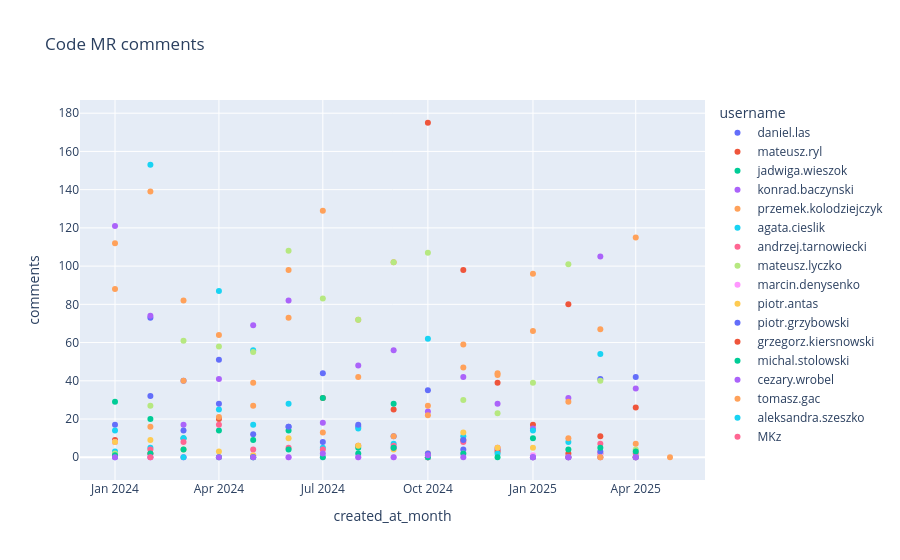

Notebook code for this chart:
### Code cell
px.scatter(mrs_comments_by_user.where(f.col('project_type')=='code').toPandas(),x='created_at_month',y='comments',color='username',title='Code MR comments',height=500)

### Figure 1 — Plotly figure (JSON) as saved in the notebook; plotly's stock layout.template omitted (floating-point values rounded to 4 significant figures)
{"data": [{"hovertemplate": "username=daniel.las<br>created_at_month=%{x}<br>comments=%{y}<extra></extra>", "legendgroup": "daniel.las", "marker": {"color": "#636efa", "symbol": "circle"}, "mode": "markers", "name": "daniel.las", "orientation": "v", "showlegend": true, "type": "scatter", "x": ["2025-04-01T00:00:00", "2024-03-01T00:00:00", "2025-01-01T00:00:00", "2024-10-01T00:00:00", "2024-01-01T00:00:00", "2024-05-01T00:00:00", "2025-02-01T00:00:00", "2024-06-01T00:00:00", "2024-02-01T00:00:00", "2024-11-01T00:00:00", "2024-09-01T00:00:00", "2024-08-01T00:00:00", "2024-07-01T00:00:00", "2025-03-01T00:00:00", "2024-12-01T00:00:00", "2024-04-01T00:00:00"], "xaxis": "x", "y": [42, 40, 0, 35, 0, 12, 0, 16, 73, 4, 11, 16, 44, 41, 4, 51], "yaxis": "y"}, {"hovertemplate": "username=mateusz.ryl<br>created_at_month=%{x}<br>comments=%{y}<extra></extra>", "legendgroup": "mateusz.ryl", "marker": {"color": "#EF553B", "symbol": "circle"}, "mode": "markers", "name": "mateusz.ryl", "orientation": "v", "showlegend": true, "type": "scatter", "x": ["2025-02-01T00:00:00", "2025-01-01T00:00:00", "2024-11-01T00:00:00", "2024-12-01T00:00:00", "2024-07-01T00:00:00", "2024-04-01T00:00:00", "2024-02-01T00:00:00", "2024-08-01T00:00:00", "2024-10-01T00:00:00", "2024-01-01T00:00:00", "2025-04-01T00:00:00", "2025-03-01T00:00:00", "2024-09-01T00:00:00"], "xaxis": "x", "y": [2, 17, 9, 3, 31, 20, 2, 6, 0, 9, 0, 2, 25], "yaxis": "y"}, {"hovertemplate": "username=jadwiga.wieszok<br>created_at_month=%{x}<br>comments=%{y}<extra></extra>", "legendgroup": "jadwiga.wieszok", "marker": {"color": "#00cc96", "symbol": "circle"}, "mode": "markers", "name": "jadwiga.wieszok", "orientation": "v", "showlegend": true, "type": "scatter", "x": ["2024-06-01T00:00:00", "2024-09-01T00:00:00", "2024-05-01T00:00:00", "2024-01-01T00:00:00", "2024-10-01T00:00:00", "2024-02-01T00:00:00", "2024-08-01T00:00:00", "2024-07-01T00:00:00", "2024-04-01T00:00:00", "2024-03-01T00:00:00"], "xaxis": "x", "y": [14, 28, 9, 29, 0, 20, 5, 31, 14, 10], "yaxis": "y"}, {"hovertemplate": "username=konrad.baczynski<br>created_at_month=%{x}<br>comments=%{y}<extra></extra>", "legendgroup": "konrad.baczynski", "marker": {"color": "#ab63fa", "symbol": "circle"}, "mode": "markers", "name": "konrad.baczynski", "orientation": "v", "showlegend": true, "type": "scatter", "x": ["2024-06-01T00:00:00", "2025-04-01T00:00:00", "2024-01-01T00:00:00", "2024-08-01T00:00:00", "2024-07-01T00:00:00", "2024-10-01T00:00:00", "2025-03-01T00:00:00", "2024-02-01T00:00:00", "2024-09-01T00:00:00", "2024-12-01T00:00:00", "2025-02-01T00:00:00", "2024-04-01T00:00:00", "2024-11-01T00:00:00", "2024-03-01T00:00:00", "2025-01-01T00:00:00", "2024-05-01T00:00:00"], "xaxis": "x", "y": [82, 36, 121, 48, 18, 24, 105, 74, 56, 28, 31, 41, 42, 17, 15, 69], "yaxis": "y"}, {"hovertemplate": "username=przemek.kolodziejczyk<br>created_at_month=%{x}<br>comments=%{y}<extra></extra>", "legendgroup": "przemek.kolodziejczyk", "marker": {"color": "#FFA15A", "symbol": "circle"}, "mode": "markers", "name": "przemek.kolodziejczyk", "orientation": "v", "showlegend": true, "type": "scatter", "x": ["2024-10-01T00:00:00", "2025-03-01T00:00:00", "2025-05-01T00:00:00", "2024-08-01T00:00:00", "2024-05-01T00:00:00", "2024-04-01T00:00:00", "2024-07-01T00:00:00", "2025-02-01T00:00:00", "2025-01-01T00:00:00", "2024-03-01T00:00:00", "2024-01-01T00:00:00", "2024-02-01T00:00:00", "2024-09-01T00:00:00", "2025-04-01T00:00:00", "2024-11-01T00:00:00", "2024-06-01T00:00:00", "2024-12-01T00:00:00"], "xaxis": "x", "y": [22, 67, 0, 72, 39, 64, 129, 29, 96, 82, 88, 139, 102, 115, 59, 73, 44], "yaxis": "y"}, {"hovertemplate": "username=agata.cieslik<br>created_at_month=%{x}<br>comments=%{y}<extra></extra>", "legendgroup": "agata.cieslik", "marker": {"color": "#19d3f3", "symbol": "circle"}, "mode": "markers", "name": "agata.cieslik", "orientation": "v", "showlegend": true, "type": "scatter", "x": ["2025-01-01T00:00:00", "2024-06-01T00:00:00", "2024-07-01T00:00:00", "2024-10-01T00:00:00", "2025-03-01T00:00:00", "2025-04-01T00:00:00", "2024-09-01T00:00:00", "2024-05-01T00:00:00", "2024-04-01T00:00:00", "2025-02-01T00:00:00", "2024-11-01T00:00:00", "2024-08-01T00:00:00", "2024-02-01T00:00:00", "2024-03-01T00:00:00", "2024-12-01T00:00:00", "2024-01-01T00:00:00"], "xaxis": "x", "y": [14, 28, 5, 62, 54, 0, 7, 56, 25, 8, 11, 15, 5, 10, 2, 3], "yaxis": "y"}, {"hovertemplate": "username=andrzej.tarnowiecki<br>created_at_month=%{x}<br>comments=%{y}<extra></extra>", "legendgroup": "andrzej.tarnowiecki", "marker": {"color": "#FF6692", "symbol": "circle"}, "mode": "markers", "name": "andrzej.tarnowiecki", "orientation": "v", "showlegend": true, "type": "scatter", "x": ["2024-05-01T00:00:00", "2024-09-01T00:00:00", "2024-10-01T00:00:00", "2024-02-01T00:00:00", "2024-04-01T00:00:00", "2024-12-01T00:00:00", "2024-03-01T00:00:00", "2024-07-01T00:00:00", "2024-01-01T00:00:00", "2024-06-01T00:00:00", "2024-11-01T00:00:00", "2025-01-01T00:00:00", "2025-04-01T00:00:00", "2025-03-01T00:00:00"], "xaxis": "x", "y": [4, 6, 0, 4, 17, 5, 8, 4, 8, 5, 8, 0, 2, 7], "yaxis": "y"}, {"hovertemplate": "username=mateusz.lyczko<br>created_at_month=%{x}<br>comments=%{y}<extra></extra>", "legendgroup": "mateusz.lyczko", "marker": {"color": "#B6E880", "symbol": "circle"}, "mode": "markers", "name": "mateusz.lyczko", "orientation": "v", "showlegend": true, "type": "scatter", "x": ["2025-04-01T00:00:00", "2024-04-01T00:00:00", "2025-03-01T00:00:00", "2025-01-01T00:00:00", "2024-05-01T00:00:00", "2024-12-01T00:00:00", "2024-06-01T00:00:00", "2025-02-01T00:00:00", "2024-01-01T00:00:00", "2024-07-01T00:00:00", "2024-08-01T00:00:00", "2024-11-01T00:00:00", "2024-09-01T00:00:00", "2024-03-01T00:00:00", "2024-02-01T00:00:00", "2024-10-01T00:00:00"], "xaxis": "x", "y": [4, 58, 40, 39, 55, 23, 108, 101, 2, 83, 72, 30, 102, 61, 27, 107], "yaxis": "y"}, {"hovertemplate": "username=marcin.denysenko<br>created_at_month=%{x}<br>comments=%{y}<extra></extra>", "legendgroup": "marcin.denysenko", "marker": {"color": "#FF97FF", "symbol": "circle"}, "mode": "markers", "name": "marcin.denysenko", "orientation": "v", "showlegend": true, "type": "scatter", "x": ["2025-03-01T00:00:00", "2025-02-01T00:00:00", "2024-03-01T00:00:00", "2024-07-01T00:00:00", "2025-04-01T00:00:00", "2024-04-01T00:00:00", "2024-11-01T00:00:00", "2024-10-01T00:00:00", "2024-09-01T00:00:00", "2025-01-01T00:00:00", "2024-02-01T00:00:00", "2024-08-01T00:00:00", "2024-01-01T00:00:00", "2024-05-01T00:00:00", "2024-06-01T00:00:00"], "xaxis": "x", "y": [2, 0, 0, 0, 0, 0, 2, 0, 0, 1, 0, 0, 8, 1, 0], "yaxis": "y"}, {"hovertemplate": "username=piotr.antas<br>created_at_month=%{x}<br>comments=%{y}<extra></extra>", "legendgroup": "piotr.antas", "marker": {"color": "#FECB52", "symbol": "circle"}, "mode": "markers", "name": "piotr.antas", "orientation": "v", "showlegend": true, "type": "scatter", "x": ["2024-03-01T00:00:00", "2024-04-01T00:00:00", "2024-11-01T00:00:00", "2024-12-01T00:00:00", "2025-02-01T00:00:00", "2025-01-01T00:00:00", "2024-08-01T00:00:00", "2024-02-01T00:00:00", "2025-04-01T00:00:00", "2024-09-01T00:00:00", "2025-03-01T00:00:00", "2024-06-01T00:00:00", "2024-10-01T00:00:00", "2024-05-01T00:00:00", "2024-01-01T00:00:00"], "xaxis": "x", "y": [4, 3, 13, 5, 0, 5, 6, 9, 0, 4, 0, 10, 2, 1, 8], "yaxis": "y"}, {"hovertemplate": "username=piotr.grzybowski<br>created_at_month=%{x}<br>comments=%{y}<extra></extra>", "legendgroup": "piotr.grzybowski", "marker": {"color": "#636efa", "symbol": "circle"}, "mode": "markers", "name": "piotr.grzybowski", "orientation": "v", "showlegend": true, "type": "scatter", "x": ["2025-03-01T00:00:00", "2024-05-01T00:00:00", "2024-07-01T00:00:00", "2025-02-01T00:00:00", "2024-10-01T00:00:00", "2024-11-01T00:00:00", "2024-04-01T00:00:00", "2024-02-01T00:00:00", "2024-03-01T00:00:00", "2025-01-01T00:00:00", "2024-06-01T00:00:00", "2024-09-01T00:00:00", "2024-01-01T00:00:00", "2025-04-01T00:00:00", "2024-08-01T00:00:00"], "xaxis": "x", "y": [3, 0, 8, 0, 2, 9, 28, 32, 14, 0, 16, 5, 17, 0, 17], "yaxis": "y"}, {"hovertemplate": "username=grzegorz.kiersnowski<br>created_at_month=%{x}<br>comments=%{y}<extra></extra>", "legendgroup": "grzegorz.kiersnowski", "marker": {"color": "#EF553B", "symbol": "circle"}, "mode": "markers", "name": "grzegorz.kiersnowski", "orientation": "v", "showlegend": true, "type": "scatter", "x": ["2025-03-01T00:00:00", "2024-12-01T00:00:00", "2025-02-01T00:00:00", "2024-10-01T00:00:00", "2024-11-01T00:00:00", "2025-04-01T00:00:00"], "xaxis": "x", "y": [11, 39, 80, 175, 98, 26], "yaxis": "y"}, {"hovertemplate": "username=michal.stolowski<br>created_at_month=%{x}<br>comments=%{y}<extra></extra>", "legendgroup": "michal.stolowski", "marker": {"color": "#00cc96", "symbol": "circle"}, "mode": "markers", "name": "michal.stolowski", "orientation": "v", "showlegend": true, "type": "scatter", "x": ["2024-12-01T00:00:00", "2025-03-01T00:00:00", "2024-01-01T00:00:00", "2024-09-01T00:00:00", "2024-03-01T00:00:00", "2024-10-01T00:00:00", "2024-08-01T00:00:00", "2024-11-01T00:00:00", "2024-02-01T00:00:00", "2025-04-01T00:00:00", "2024-05-01T00:00:00", "2025-02-01T00:00:00", "2024-04-01T00:00:00", "2024-06-01T00:00:00", "2025-01-01T00:00:00", "2024-07-01T00:00:00"], "xaxis": "x", "y": [0, 5, 1, 5, 4, 0, 2, 2, 2, 3, 0, 4, 0, 4, 10, 0], "yaxis": "y"}, {"hovertemplate": "username=cezary.wrobel<br>created_at_month=%{x}<br>comments=%{y}<extra></extra>", "legendgroup": "cezary.wrobel", "marker": {"color": "#ab63fa", "symbol": "circle"}, "mode": "markers", "name": "cezary.wrobel", "orientation": "v", "showlegend": true, "type": "scatter", "x": ["2024-10-01T00:00:00", "2024-06-01T00:00:00", "2024-04-01T00:00:00", "2024-03-01T00:00:00", "2024-02-01T00:00:00", "2025-04-01T00:00:00", "2024-08-01T00:00:00", "2025-01-01T00:00:00", "2024-05-01T00:00:00", "2024-01-01T00:00:00", "2024-11-01T00:00:00", "2024-09-01T00:00:00", "2024-07-01T00:00:00", "2025-02-01T00:00:00", "2025-03-01T00:00:00"], "xaxis": "x", "y": [1, 0, 0, 0, 0, 0, 0, 0, 0, 0, 0, 0, 2, 0, 0], "yaxis": "y"}, {"hovertemplate": "username=tomasz.gac<br>created_at_month=%{x}<br>comments=%{y}<extra></extra>", "legendgroup": "tomasz.gac", "marker": {"color": "#FFA15A", "symbol": "circle"}, "mode": "markers", "name": "tomasz.gac", "orientation": "v", "showlegend": true, "type": "scatter", "x": ["2025-01-01T00:00:00", "2024-08-01T00:00:00", "2024-10-01T00:00:00", "2024-05-01T00:00:00", "2024-06-01T00:00:00", "2024-04-01T00:00:00", "2024-12-01T00:00:00", "2024-01-01T00:00:00", "2024-02-01T00:00:00", "2025-02-01T00:00:00", "2025-04-01T00:00:00", "2025-03-01T00:00:00", "2024-07-01T00:00:00", "2024-03-01T00:00:00", "2024-09-01T00:00:00", "2024-11-01T00:00:00"], "xaxis": "x", "y": [66, 42, 27, 27, 98, 21, 43, 112, 16, 10, 7, 0, 13, 40, 11, 47], "yaxis": "y"}, {"hovertemplate": "username=aleksandra.szeszko<br>created_at_month=%{x}<br>comments=%{y}<extra></extra>", "legendgroup": "aleksandra.szeszko", "marker": {"color": "#19d3f3", "symbol": "circle"}, "mode": "markers", "name": "aleksandra.szeszko", "orientation": "v", "showlegend": true, "type": "scatter", "x": ["2024-03-01T00:00:00", "2024-05-01T00:00:00", "2024-02-01T00:00:00", "2024-04-01T00:00:00", "2024-01-01T00:00:00"], "xaxis": "x", "y": [0, 17, 153, 87, 14], "yaxis": "y"}, {"hovertemplate": "username=MKz<br>created_at_month=%{x}<br>comments=%{y}<extra></extra>", "legendgroup": "MKz", "marker": {"color": "#FF6692", "symbol": "circle"}, "mode": "markers", "name": "MKz", "orientation": "v", "showlegend": true, "type": "scatter", "x": ["2024-02-01T00:00:00"], "xaxis": "x", "y": [0], "yaxis": "y"}], "layout": {"autosize": true, "legend": {"title": {"text": "username"}, "tracegroupgap": 0}, "title": {"text": "Code MR comments"}, "xaxis": {"anchor": "y", "autorange": true, "domain": [0, 1], "range": ["2023-12-03 10:08:58.3178", "2025-05-29 13:51:01.6822"], "title": {"text": "created_at_month"}, "type": "date"}, "yaxis": {"anchor": "x", "autorange": true, "domain": [0, 1], "range": [-12.32, 187.3], "title": {"text": "comments"}, "type": "linear"}}}
